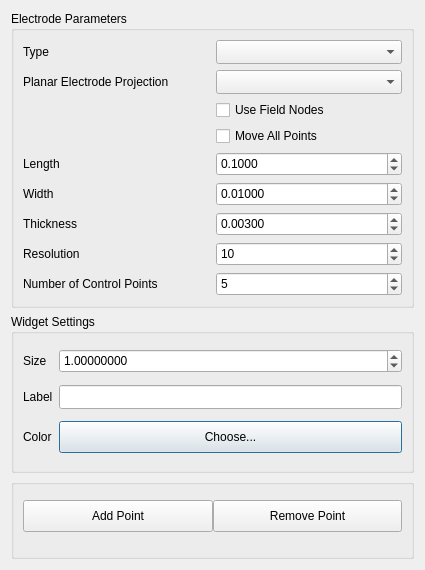
<?xml version="1.0" encoding="UTF-8"?>
<ui version="4.0">
 <class>GenerateElectrodeFromWidget</class>
 <widget class="QDialog" name="GenerateElectrodeFromWidget">
  <property name="geometry">
   <rect>
    <x>0</x>
    <y>0</y>
    <width>425</width>
    <height>570</height>
   </rect>
  </property>
  <property name="minimumSize">
   <size>
    <width>400</width>
    <height>495</height>
   </size>
  </property>
  <property name="maximumSize">
   <size>
    <width>700</width>
    <height>1000</height>
   </size>
  </property>
  <property name="windowTitle">
   <string>Dialog</string>
  </property>
  <layout class="QVBoxLayout" name="verticalLayout">
   <item>
    <widget class="QGroupBox" name="groupBox_2">
     <property name="minimumSize">
      <size>
       <width>0</width>
       <height>280</height>
      </size>
     </property>
     <property name="maximumSize">
      <size>
       <width>16777215</width>
       <height>500</height>
      </size>
     </property>
     <property name="mouseTracking">
      <bool>false</bool>
     </property>
     <property name="title">
      <string>Electrode Parameters</string>
     </property>
     <layout class="QGridLayout" name="gridLayout_3">
      <item row="5" column="1">
       <widget class="QDoubleSpinBox" name="WidthDoubleSpinBox_">
        <property name="enabled">
         <bool>true</bool>
        </property>
        <property name="minimumSize">
         <size>
          <width>0</width>
          <height>24</height>
         </size>
        </property>
        <property name="decimals">
         <number>5</number>
        </property>
        <property name="minimum">
         <double>0.000010000000000</double>
        </property>
        <property name="maximum">
         <double>10000000.000000000000000</double>
        </property>
        <property name="singleStep">
         <double>0.001000000000000</double>
        </property>
        <property name="value">
         <double>0.010000000000000</double>
        </property>
       </widget>
      </item>
      <item row="6" column="0">
       <widget class="QLabel" name="label_7">
        <property name="text">
         <string>Thickness</string>
        </property>
       </widget>
      </item>
      <item row="4" column="0">
       <widget class="QLabel" name="label_11">
        <property name="text">
         <string>Length</string>
        </property>
       </widget>
      </item>
      <item row="5" column="0">
       <widget class="QLabel" name="label_3">
        <property name="text">
         <string>Width</string>
        </property>
       </widget>
      </item>
      <item row="1" column="0">
       <widget class="QLabel" name="label_2">
        <property name="text">
         <string>Planar Electrode Projection</string>
        </property>
       </widget>
      </item>
      <item row="0" column="0">
       <widget class="QLabel" name="label">
        <property name="text">
         <string>Type</string>
        </property>
       </widget>
      </item>
      <item row="4" column="1">
       <widget class="QDoubleSpinBox" name="LengthDoubleSpinBox_">
        <property name="minimumSize">
         <size>
          <width>0</width>
          <height>24</height>
         </size>
        </property>
        <property name="correctionMode">
         <enum>QAbstractSpinBox::CorrectionMode::CorrectToPreviousValue</enum>
        </property>
        <property name="decimals">
         <number>4</number>
        </property>
        <property name="minimum">
         <double>0.000100000000000</double>
        </property>
        <property name="maximum">
         <double>100000000.000000000000000</double>
        </property>
        <property name="singleStep">
         <double>0.010000000000000</double>
        </property>
        <property name="value">
         <double>0.100000000000000</double>
        </property>
       </widget>
      </item>
      <item row="0" column="1">
       <widget class="QComboBox" name="TypeComboBox_">
        <property name="minimumSize">
         <size>
          <width>0</width>
          <height>24</height>
         </size>
        </property>
       </widget>
      </item>
      <item row="2" column="1">
       <widget class="QCheckBox" name="UseFieldNodesCheckBox_">
        <property name="minimumSize">
         <size>
          <width>0</width>
          <height>20</height>
         </size>
        </property>
        <property name="mouseTracking">
         <bool>true</bool>
        </property>
        <property name="text">
         <string>Use Field Nodes</string>
        </property>
        <property name="checkable">
         <bool>true</bool>
        </property>
        <property name="checked">
         <bool>false</bool>
        </property>
       </widget>
      </item>
      <item row="7" column="0">
       <widget class="QLabel" name="label_8">
        <property name="text">
         <string>Resolution</string>
        </property>
       </widget>
      </item>
      <item row="8" column="0">
       <widget class="QLabel" name="label_4">
        <property name="text">
         <string>Number of Control Points</string>
        </property>
       </widget>
      </item>
      <item row="3" column="1">
       <widget class="QCheckBox" name="MoveAllCheckBox_">
        <property name="enabled">
         <bool>true</bool>
        </property>
        <property name="minimumSize">
         <size>
          <width>0</width>
          <height>20</height>
         </size>
        </property>
        <property name="text">
         <string>Move All Points</string>
        </property>
       </widget>
      </item>
      <item row="7" column="1">
       <widget class="QSpinBox" name="ResolutionSpinBox_">
        <property name="minimumSize">
         <size>
          <width>0</width>
          <height>24</height>
         </size>
        </property>
        <property name="minimum">
         <number>1</number>
        </property>
        <property name="maximum">
         <number>64</number>
        </property>
        <property name="value">
         <number>10</number>
        </property>
       </widget>
      </item>
      <item row="1" column="1">
       <widget class="QComboBox" name="ProjectionComboBox_">
        <property name="enabled">
         <bool>true</bool>
        </property>
        <property name="minimumSize">
         <size>
          <width>0</width>
          <height>24</height>
         </size>
        </property>
        <property name="editable">
         <bool>false</bool>
        </property>
        <property name="frame">
         <bool>true</bool>
        </property>
       </widget>
      </item>
      <item row="6" column="1">
       <widget class="QDoubleSpinBox" name="ThicknessDoubleSpinBox_">
        <property name="minimumSize">
         <size>
          <width>0</width>
          <height>24</height>
         </size>
        </property>
        <property name="decimals">
         <number>5</number>
        </property>
        <property name="minimum">
         <double>0.000010000000000</double>
        </property>
        <property name="maximum">
         <double>10000000.000000000000000</double>
        </property>
        <property name="singleStep">
         <double>0.001000000000000</double>
        </property>
        <property name="value">
         <double>0.003000000000000</double>
        </property>
       </widget>
      </item>
      <item row="8" column="1">
       <widget class="QSpinBox" name="NumberOfControlPointsSpinBox_">
        <property name="minimumSize">
         <size>
          <width>0</width>
          <height>24</height>
         </size>
        </property>
        <property name="minimum">
         <number>3</number>
        </property>
        <property name="maximum">
         <number>50</number>
        </property>
        <property name="value">
         <number>5</number>
        </property>
       </widget>
      </item>
     </layout>
    </widget>
   </item>
   <item>
    <widget class="QGroupBox" name="groupBox">
     <property name="enabled">
      <bool>true</bool>
     </property>
     <property name="sizePolicy">
      <sizepolicy hsizetype="Preferred" vsizetype="Preferred">
       <horstretch>0</horstretch>
       <verstretch>0</verstretch>
      </sizepolicy>
     </property>
     <property name="minimumSize">
      <size>
       <width>100</width>
       <height>150</height>
      </size>
     </property>
     <property name="maximumSize">
      <size>
       <width>16777215</width>
       <height>200</height>
      </size>
     </property>
     <property name="title">
      <string>Widget Settings</string>
     </property>
     <layout class="QGridLayout" name="gridLayout_2">
      <property name="verticalSpacing">
       <number>-1</number>
      </property>
      <item row="2" column="2">
       <widget class="QLineEdit" name="probeLabelLineEdit_">
        <property name="minimumSize">
         <size>
          <width>0</width>
          <height>24</height>
         </size>
        </property>
       </widget>
      </item>
      <item row="3" column="0">
       <widget class="QLabel" name="label_10">
        <property name="text">
         <string>Color</string>
        </property>
       </widget>
      </item>
      <item row="0" column="2">
       <widget class="QDoubleSpinBox" name="sizeDoubleSpinBox_">
        <property name="minimumSize">
         <size>
          <width>0</width>
          <height>24</height>
         </size>
        </property>
        <property name="decimals">
         <number>8</number>
        </property>
        <property name="maximum">
         <double>100.000000000000000</double>
        </property>
        <property name="singleStep">
         <double>0.100000000000000</double>
        </property>
        <property name="value">
         <double>1.000000000000000</double>
        </property>
       </widget>
      </item>
      <item row="0" column="0">
       <widget class="QLabel" name="label_6">
        <property name="text">
         <string>Size</string>
        </property>
       </widget>
      </item>
      <item row="3" column="2">
       <widget class="QPushButton" name="colorChooserPushButton_">
        <property name="minimumSize">
         <size>
          <width>0</width>
          <height>32</height>
         </size>
        </property>
        <property name="text">
         <string>Choose...</string>
        </property>
       </widget>
      </item>
      <item row="2" column="0">
       <widget class="QLabel" name="label_9">
        <property name="text">
         <string>Label</string>
        </property>
       </widget>
      </item>
     </layout>
    </widget>
   </item>
   <item>
    <widget class="QGroupBox" name="groupBox_1">
     <property name="enabled">
      <bool>true</bool>
     </property>
     <property name="minimumSize">
      <size>
       <width>0</width>
       <height>35</height>
      </size>
     </property>
     <property name="maximumSize">
      <size>
       <width>16777215</width>
       <height>80</height>
      </size>
     </property>
     <layout class="QHBoxLayout" name="horizontalLayout_2">
      <property name="spacing">
       <number>0</number>
      </property>
      <property name="sizeConstraint">
       <enum>QLayout::SizeConstraint::SetDefaultConstraint</enum>
      </property>
      <property name="topMargin">
       <number>1</number>
      </property>
      <item>
       <widget class="QPushButton" name="AddPointPushButton_">
        <property name="enabled">
         <bool>true</bool>
        </property>
        <property name="minimumSize">
         <size>
          <width>0</width>
          <height>32</height>
         </size>
        </property>
        <property name="text">
         <string>Add Point</string>
        </property>
       </widget>
      </item>
      <item>
       <widget class="QPushButton" name="RemovePointPushButton_">
        <property name="enabled">
         <bool>true</bool>
        </property>
        <property name="minimumSize">
         <size>
          <width>0</width>
          <height>32</height>
         </size>
        </property>
        <property name="text">
         <string>Remove Point</string>
        </property>
       </widget>
      </item>
     </layout>
    </widget>
   </item>
  </layout>
 </widget>
 <resources/>
 <connections/>
</ui>
